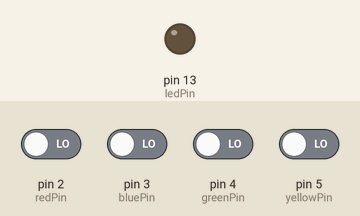
This sketch was run on a simulated Arduino Uno, built with avr-gcc and run on an emulated ATmega328P. On the bench: output pins drawn as LEDs (lit = HIGH). Dashed ring = blinking. The inputs (shaded band) are chosen by the test bench; at power-on: pin 2 (redPin), pin 3 (bluePin), pin 4 (greenPin), pin 5 (yellowPin) LOW.

Above: at 1.2 s.
1.3 s: pin 2 (redPin) driven HIGH
At 1.7 s:
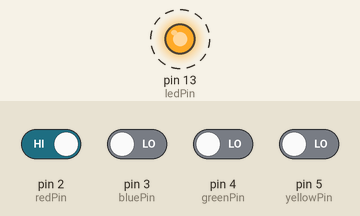
4.3 s: pin 2 (redPin) driven LOW
At 4.7 s:
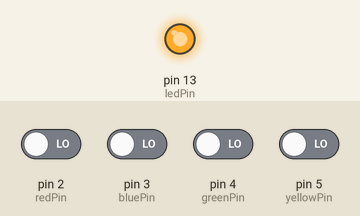
5.8 s: pin 3 (bluePin) driven HIGH
At 6.2 s:
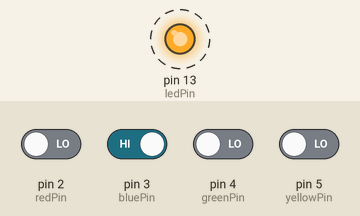
Timing chart, 0 to 14.8 s (numbered marks = the images above; inputs shaded):
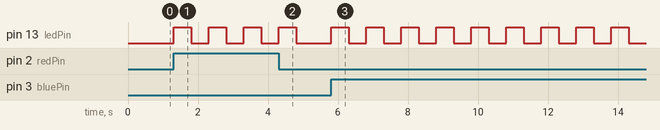

Measured:
- after the input at 1.3 s, pin 13 (ledPin): alternates HIGH for 0.50 s and LOW for 0.50 s, starting at once
- after the input at 4.3 s, pin 13 (ledPin): goes on until 4.8 s, then stays LOW
- after the input at 5.8 s, pin 13 (ledPin): alternates HIGH for 0.50 s and LOW for 0.50 s, starting at once

The sketch:

cs267.ino
```cpp
// LED Pins
int ledPin = 13;

// Button Pins
int redPin = 2;
int bluePin = 3;
int greenPin = 4;
int yellowPin = 5;

// Button Array
int buttonArray[] = {redPin, bluePin, greenPin, yellowPin};
int buttonArrayLength = 4;

int redValue = 0;
int blueValue = 0;
int greenValue = 0;
int yellowValue = 0;

// Button Read Array
int buttonReadArray[] = {redValue, blueValue, greenValue, yellowValue};
int buttonReadArrayLength = 4;

void setup() {
  pinMode(ledPin, OUTPUT);  // declare LED as output

  for (int i = 0 ; i < buttonArrayLength; i++){
    pinMode(buttonArray[i], INPUT); // loop through button array and declare as input
  }
}

void loop(){
  for (int i = 0; i < buttonArrayLength; i++) {
    buttonReadArray[i] = digitalRead(buttonArray[i]);
    if (buttonReadArray[i] == HIGH){
      for (int j = 0; j < buttonArray[i]; j++) {
        digitalWrite(ledPin, HIGH);
        delay(500);
        digitalWrite(ledPin, LOW);
        delay(500);
      }
      break;
    }
  }
  Serial.print("Loop complete.");
}
```
